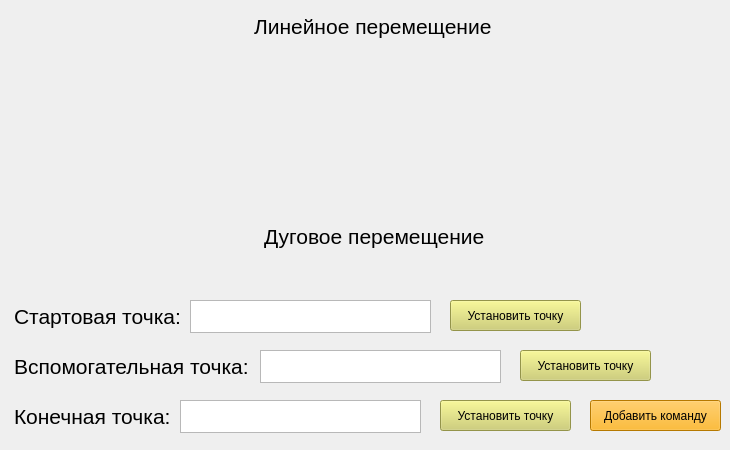
    <widget class="QWidget" name="tab_6">
     <attribute name="title">
      <string>Написание программы</string>
     </attribute>
     <widget class="QTextBrowser" name="textBrowser">
      <property name="geometry">
       <rect>
        <x>250</x>
        <y>10</y>
        <width>271</width>
        <height>41</height>
       </rect>
      </property>
      <property name="styleSheet">
       <string notr="true">background-color: rgba(255, 255, 255, 0);</string>
      </property>
      <property name="frameShape">
       <enum>QFrame::NoFrame</enum>
      </property>
      <property name="html">
       <string>&lt;!DOCTYPE HTML PUBLIC &quot;-//W3C//DTD HTML 4.0//EN&quot; &quot;http://www.w3.org/TR/REC-html40/strict.dtd&quot;&gt;
&lt;html&gt;&lt;head&gt;&lt;meta name=&quot;qrichtext&quot; content=&quot;1&quot; /&gt;&lt;style type=&quot;text/css&quot;&gt;
p, li { white-space: pre-wrap; }
&lt;/style&gt;&lt;/head&gt;&lt;body style=&quot; font-family:'MS Shell Dlg 2'; font-size:8.25pt; font-weight:400; font-style:normal;&quot;&gt;
&lt;p style=&quot; margin-top:0px; margin-bottom:0px; margin-left:0px; margin-right:0px; -qt-block-indent:0; text-indent:0px;&quot;&gt;&lt;span style=&quot; font-size:16pt;&quot;&gt;Линейное перемещение&lt;/span&gt;&lt;/p&gt;&lt;/body&gt;&lt;/html&gt;</string>
      </property>
     </widget>
     <widget class="QTextBrowser" name="textBrowser_2">
      <property name="geometry">
       <rect>
        <x>260</x>
        <y>220</y>
        <width>271</width>
        <height>41</height>
       </rect>
      </property>
      <property name="styleSheet">
       <string notr="true">background-color: rgba(255, 255, 255, 0);</string>
      </property>
      <property name="frameShape">
       <enum>QFrame::NoFrame</enum>
      </property>
      <property name="html">
       <string>&lt;!DOCTYPE HTML PUBLIC &quot;-//W3C//DTD HTML 4.0//EN&quot; &quot;http://www.w3.org/TR/REC-html40/strict.dtd&quot;&gt;
&lt;html&gt;&lt;head&gt;&lt;meta name=&quot;qrichtext&quot; content=&quot;1&quot; /&gt;&lt;style type=&quot;text/css&quot;&gt;
p, li { white-space: pre-wrap; }
&lt;/style&gt;&lt;/head&gt;&lt;body style=&quot; font-family:'MS Shell Dlg 2'; font-size:8.25pt; font-weight:400; font-style:normal;&quot;&gt;
&lt;p style=&quot; margin-top:0px; margin-bottom:0px; margin-left:0px; margin-right:0px; -qt-block-indent:0; text-indent:0px;&quot;&gt;&lt;span style=&quot; font-size:16pt;&quot;&gt;Дуговое перемещение&lt;/span&gt;&lt;/p&gt;&lt;/body&gt;&lt;/html&gt;</string>
      </property>
     </widget>
     <widget class="QTextEdit" name="StartPointXYZ">
      <property name="geometry">
       <rect>
        <x>190</x>
        <y>300</y>
        <width>241</width>
        <height>33</height>
       </rect>
      </property>
      <property name="font">
       <font>
        <pointsize>13</pointsize>
       </font>
      </property>
      <property name="html">
       <string>&lt;!DOCTYPE HTML PUBLIC &quot;-//W3C//DTD HTML 4.0//EN&quot; &quot;http://www.w3.org/TR/REC-html40/strict.dtd&quot;&gt;
&lt;html&gt;&lt;head&gt;&lt;meta name=&quot;qrichtext&quot; content=&quot;1&quot; /&gt;&lt;style type=&quot;text/css&quot;&gt;
p, li { white-space: pre-wrap; }
&lt;/style&gt;&lt;/head&gt;&lt;body style=&quot; font-family:'MS Shell Dlg 2'; font-size:13pt; font-weight:400; font-style:normal;&quot;&gt;
&lt;p style=&quot;-qt-paragraph-type:empty; margin-top:0px; margin-bottom:0px; margin-left:0px; margin-right:0px; -qt-block-indent:0; text-indent:0px; font-size:14pt;&quot;&gt;&lt;br /&gt;&lt;/p&gt;&lt;/body&gt;&lt;/html&gt;</string>
      </property>
     </widget>
     <widget class="QTextBrowser" name="textBrowser_3">
      <property name="geometry">
       <rect>
        <x>10</x>
        <y>300</y>
        <width>181</width>
        <height>41</height>
       </rect>
      </property>
      <property name="styleSheet">
       <string notr="true">background-color: rgba(255, 255, 255, 0);</string>
      </property>
      <property name="frameShape">
       <enum>QFrame::NoFrame</enum>
      </property>
      <property name="html">
       <string>&lt;!DOCTYPE HTML PUBLIC &quot;-//W3C//DTD HTML 4.0//EN&quot; &quot;http://www.w3.org/TR/REC-html40/strict.dtd&quot;&gt;
&lt;html&gt;&lt;head&gt;&lt;meta name=&quot;qrichtext&quot; content=&quot;1&quot; /&gt;&lt;style type=&quot;text/css&quot;&gt;
p, li { white-space: pre-wrap; }
&lt;/style&gt;&lt;/head&gt;&lt;body style=&quot; font-family:'MS Shell Dlg 2'; font-size:8.25pt; font-weight:400; font-style:normal;&quot;&gt;
&lt;p style=&quot; margin-top:0px; margin-bottom:0px; margin-left:0px; margin-right:0px; -qt-block-indent:0; text-indent:0px;&quot;&gt;&lt;span style=&quot; font-size:16pt;&quot;&gt;Стартовая точка:&lt;/span&gt;&lt;/p&gt;&lt;/body&gt;&lt;/html&gt;</string>
      </property>
     </widget>
     <widget class="QTextBrowser" name="textBrowser_4">
      <property name="geometry">
       <rect>
        <x>10</x>
        <y>350</y>
        <width>251</width>
        <height>41</height>
       </rect>
      </property>
      <property name="styleSheet">
       <string notr="true">background-color: rgba(255, 255, 255, 0);</string>
      </property>
      <property name="frameShape">
       <enum>QFrame::NoFrame</enum>
      </property>
      <property name="html">
       <string>&lt;!DOCTYPE HTML PUBLIC &quot;-//W3C//DTD HTML 4.0//EN&quot; &quot;http://www.w3.org/TR/REC-html40/strict.dtd&quot;&gt;
&lt;html&gt;&lt;head&gt;&lt;meta name=&quot;qrichtext&quot; content=&quot;1&quot; /&gt;&lt;style type=&quot;text/css&quot;&gt;
p, li { white-space: pre-wrap; }
&lt;/style&gt;&lt;/head&gt;&lt;body style=&quot; font-family:'MS Shell Dlg 2'; font-size:8.25pt; font-weight:400; font-style:normal;&quot;&gt;
&lt;p style=&quot; margin-top:0px; margin-bottom:0px; margin-left:0px; margin-right:0px; -qt-block-indent:0; text-indent:0px;&quot;&gt;&lt;span style=&quot; font-size:16pt;&quot;&gt;Вспомогательная точка:&lt;/span&gt;&lt;/p&gt;&lt;/body&gt;&lt;/html&gt;</string>
      </property>
     </widget>
     <widget class="QTextEdit" name="DopPointXYZ">
      <property name="geometry">
       <rect>
        <x>260</x>
        <y>350</y>
        <width>241</width>
        <height>33</height>
       </rect>
      </property>
      <property name="font">
       <font>
        <pointsize>13</pointsize>
       </font>
      </property>
      <property name="html">
       <string>&lt;!DOCTYPE HTML PUBLIC &quot;-//W3C//DTD HTML 4.0//EN&quot; &quot;http://www.w3.org/TR/REC-html40/strict.dtd&quot;&gt;
&lt;html&gt;&lt;head&gt;&lt;meta name=&quot;qrichtext&quot; content=&quot;1&quot; /&gt;&lt;style type=&quot;text/css&quot;&gt;
p, li { white-space: pre-wrap; }
&lt;/style&gt;&lt;/head&gt;&lt;body style=&quot; font-family:'MS Shell Dlg 2'; font-size:13pt; font-weight:400; font-style:normal;&quot;&gt;
&lt;p style=&quot;-qt-paragraph-type:empty; margin-top:0px; margin-bottom:0px; margin-left:0px; margin-right:0px; -qt-block-indent:0; text-indent:0px;&quot;&gt;&lt;br /&gt;&lt;/p&gt;&lt;/body&gt;&lt;/html&gt;</string>
      </property>
     </widget>
     <widget class="QTextBrowser" name="textBrowser_5">
      <property name="geometry">
       <rect>
        <x>10</x>
        <y>400</y>
        <width>171</width>
        <height>41</height>
       </rect>
      </property>
      <property name="styleSheet">
       <string notr="true">background-color: rgba(255, 255, 255, 0);</string>
      </property>
      <property name="frameShape">
       <enum>QFrame::NoFrame</enum>
      </property>
      <property name="html">
       <string>&lt;!DOCTYPE HTML PUBLIC &quot;-//W3C//DTD HTML 4.0//EN&quot; &quot;http://www.w3.org/TR/REC-html40/strict.dtd&quot;&gt;
&lt;html&gt;&lt;head&gt;&lt;meta name=&quot;qrichtext&quot; content=&quot;1&quot; /&gt;&lt;style type=&quot;text/css&quot;&gt;
p, li { white-space: pre-wrap; }
&lt;/style&gt;&lt;/head&gt;&lt;body style=&quot; font-family:'MS Shell Dlg 2'; font-size:8.25pt; font-weight:400; font-style:normal;&quot;&gt;
&lt;p style=&quot; margin-top:0px; margin-bottom:0px; margin-left:0px; margin-right:0px; -qt-block-indent:0; text-indent:0px;&quot;&gt;&lt;span style=&quot; font-size:16pt;&quot;&gt;Конечная точка:&lt;/span&gt;&lt;/p&gt;&lt;/body&gt;&lt;/html&gt;</string>
      </property>
     </widget>
     <widget class="QTextEdit" name="EndPointXYZ">
      <property name="geometry">
       <rect>
        <x>180</x>
        <y>400</y>
        <width>241</width>
        <height>33</height>
       </rect>
      </property>
      <property name="font">
       <font>
        <pointsize>13</pointsize>
       </font>
      </property>
      <property name="html">
       <string>&lt;!DOCTYPE HTML PUBLIC &quot;-//W3C//DTD HTML 4.0//EN&quot; &quot;http://www.w3.org/TR/REC-html40/strict.dtd&quot;&gt;
&lt;html&gt;&lt;head&gt;&lt;meta name=&quot;qrichtext&quot; content=&quot;1&quot; /&gt;&lt;style type=&quot;text/css&quot;&gt;
p, li { white-space: pre-wrap; }
&lt;/style&gt;&lt;/head&gt;&lt;body style=&quot; font-family:'MS Shell Dlg 2'; font-size:13pt; font-weight:400; font-style:normal;&quot;&gt;
&lt;p style=&quot;-qt-paragraph-type:empty; margin-top:0px; margin-bottom:0px; margin-left:0px; margin-right:0px; -qt-block-indent:0; text-indent:0px; font-size:14pt;&quot;&gt;&lt;br /&gt;&lt;/p&gt;&lt;/body&gt;&lt;/html&gt;</string>
      </property>
     </widget>
     <widget class="QPushButton" name="SetStartPoint">
      <property name="geometry">
       <rect>
        <x>450</x>
        <y>300</y>
        <width>131</width>
        <height>31</height>
       </rect>
      </property>
      <property name="styleSheet">
       <string notr="true">background-color: rgb(207, 207, 103);</string>
      </property>
      <property name="text">
       <string>Установить точку</string>
      </property>
     </widget>
     <widget class="QPushButton" name="SetDopPoint">
      <property name="geometry">
       <rect>
        <x>520</x>
        <y>350</y>
        <width>131</width>
        <height>31</height>
       </rect>
      </property>
      <property name="styleSheet">
       <string notr="true">background-color: rgb(207, 207, 103);</string>
      </property>
      <property name="text">
       <string>Установить точку</string>
      </property>
     </widget>
     <widget class="QPushButton" name="SetEndPoint">
      <property name="geometry">
       <rect>
        <x>440</x>
        <y>400</y>
        <width>131</width>
        <height>31</height>
       </rect>
      </property>
      <property name="styleSheet">
       <string notr="true">background-color: rgb(207, 207, 103);</string>
      </property>
      <property name="text">
       <string>Установить точку</string>
      </property>
     </widget>
     <widget class="QPushButton" name="AddComandCIRC">
      <property name="geometry">
       <rect>
        <x>590</x>
        <y>400</y>
        <width>131</width>
        <height>31</height>
       </rect>
      </property>
      <property name="font">
       <font>
        <weight>50</weight>
        <bold>false</bold>
       </font>
      </property>
      <property name="styleSheet">
       <string notr="true">background-color: rgb(255, 170, 0);</string>
      </property>
      <property name="text">
       <string>Добавить команду</string>
      </property>
     </widget>
    </widget>
